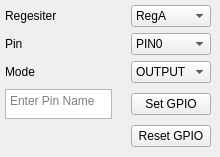
    <widget class="QWidget" name="GPIO_TAB">
     <attribute name="title">
      <string>GPIO</string>
     </attribute>
     <widget class="QWidget" name="layoutWidget">
      <property name="geometry">
       <rect>
        <x>5</x>
        <y>5</y>
        <width>206</width>
        <height>143</height>
       </rect>
      </property>
      <layout class="QGridLayout" name="gridLayout">
       <item row="4" column="0">
        <widget class="QPlainTextEdit" name="PinName">
         <property name="maximumSize">
          <size>
           <width>117</width>
           <height>30</height>
          </size>
         </property>
         <property name="placeholderText">
          <string>Enter Pin Name</string>
         </property>
        </widget>
       </item>
       <item row="4" column="2">
        <widget class="QPushButton" name="SetGPIO">
         <property name="text">
          <string>Set GPIO</string>
         </property>
        </widget>
       </item>
       <item row="3" column="0">
        <widget class="QLabel" name="label_5">
         <property name="text">
          <string>Mode</string>
         </property>
        </widget>
       </item>
       <item row="3" column="2">
        <widget class="QComboBox" name="comboBox">
         <item>
          <property name="text">
           <string>OUTPUT</string>
          </property>
         </item>
         <item>
          <property name="text">
           <string>INPUT</string>
          </property>
         </item>
        </widget>
       </item>
       <item row="0" column="0">
        <widget class="QLabel" name="label_4">
         <property name="text">
          <string>Regesiter</string>
         </property>
        </widget>
       </item>
       <item row="2" column="2">
        <widget class="QComboBox" name="comboBox_3">
         <item>
          <property name="text">
           <string>PIN0</string>
          </property>
         </item>
         <item>
          <property name="text">
           <string>PIN1</string>
          </property>
         </item>
         <item>
          <property name="text">
           <string>PIN2</string>
          </property>
         </item>
         <item>
          <property name="text">
           <string>PIN3</string>
          </property>
         </item>
         <item>
          <property name="text">
           <string>PIN4</string>
          </property>
         </item>
         <item>
          <property name="text">
           <string>PIN5</string>
          </property>
         </item>
         <item>
          <property name="text">
           <string>PIN6</string>
          </property>
         </item>
         <item>
          <property name="text">
           <string>PIN7</string>
          </property>
         </item>
        </widget>
       </item>
       <item row="0" column="2">
        <widget class="QComboBox" name="comboBox_2">
         <item>
          <property name="text">
           <string>RegA</string>
          </property>
         </item>
         <item>
          <property name="text">
           <string>RegB</string>
          </property>
         </item>
         <item>
          <property name="text">
           <string>RegC</string>
          </property>
         </item>
         <item>
          <property name="text">
           <string>RegD</string>
          </property>
         </item>
        </widget>
       </item>
       <item row="0" column="1">
        <spacer name="horizontalSpacer">
         <property name="orientation">
          <enum>Qt::Horizontal</enum>
         </property>
         <property name="sizeHint" stdset="0">
          <size>
           <width>23</width>
           <height>20</height>
          </size>
         </property>
        </spacer>
       </item>
       <item row="2" column="0">
        <widget class="QLabel" name="label_7">
         <property name="text">
          <string>Pin</string>
         </property>
        </widget>
       </item>
       <item row="5" column="2">
        <widget class="QPushButton" name="ReSetGPIO_2">
         <property name="text">
          <string>Reset GPIO</string>
         </property>
        </widget>
       </item>
      </layout>
     </widget>
    </widget>
